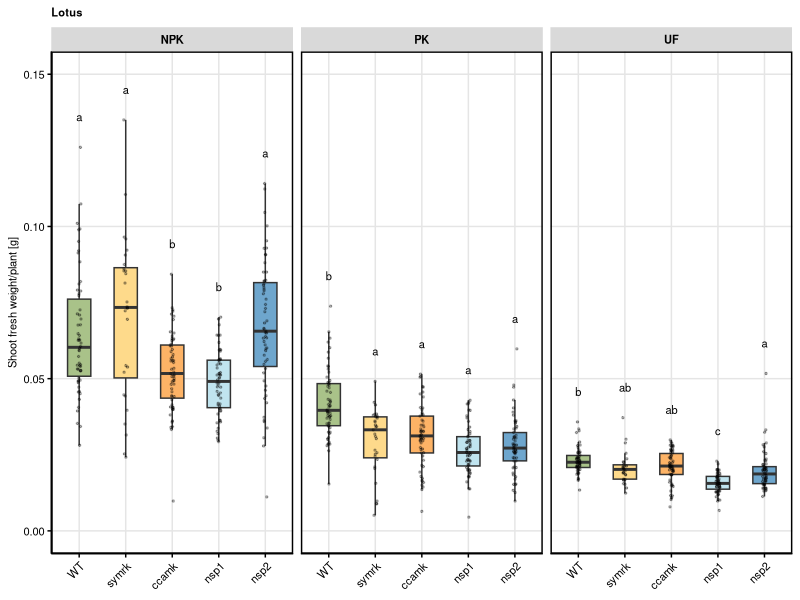
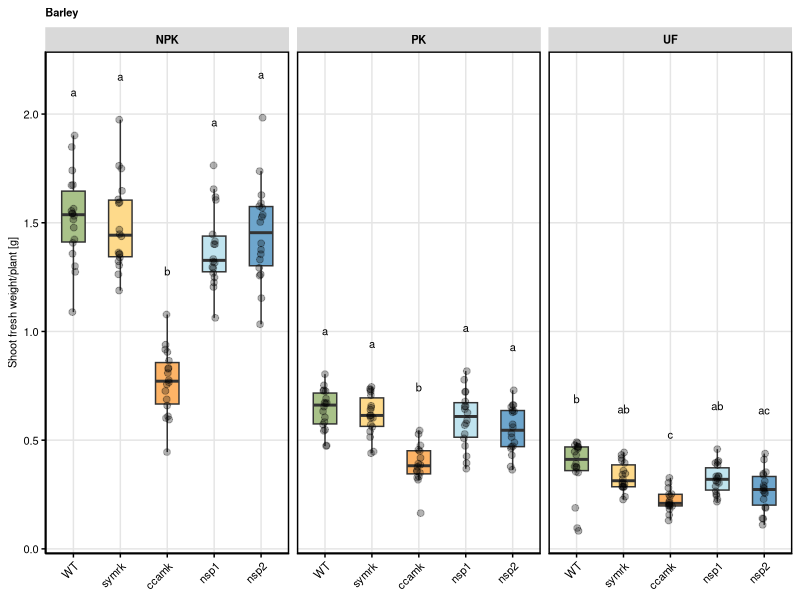
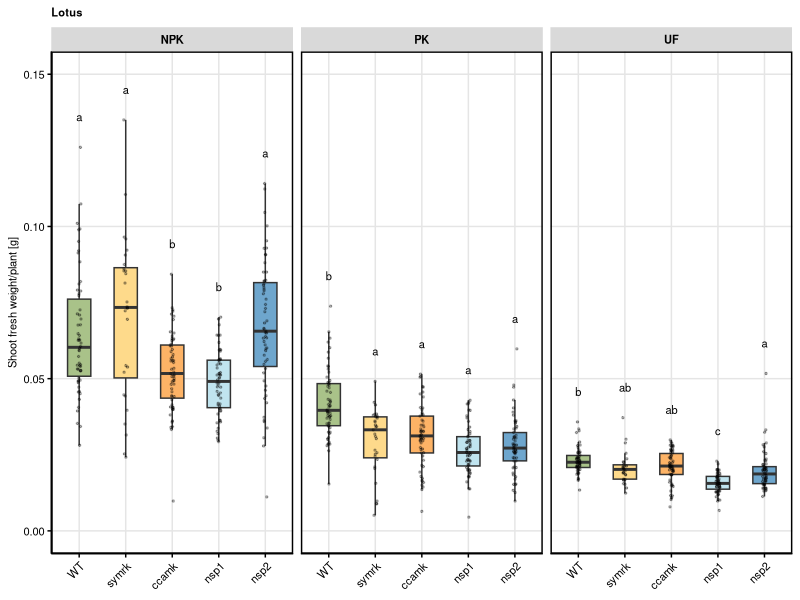
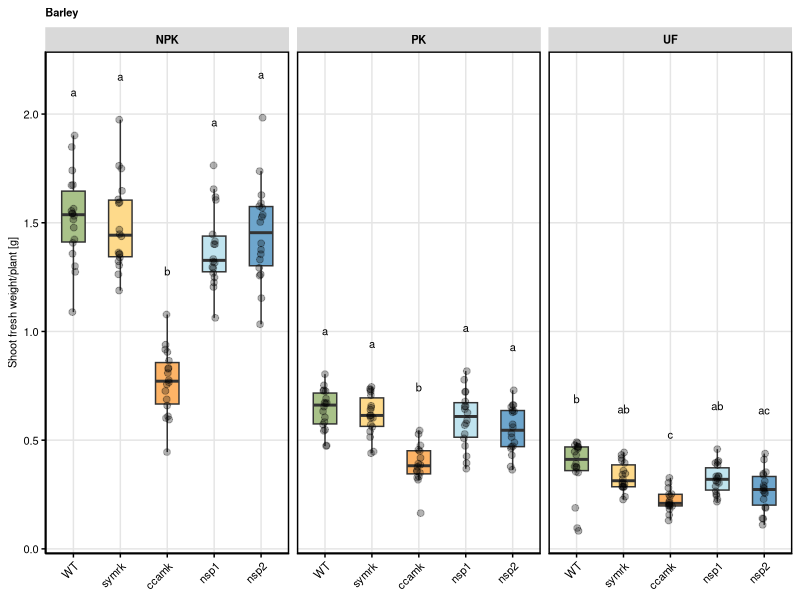

Recreate these plots in R, in order.
# Load data and packages -------------------------------------------------------
pkg <- c("data.table", "ggplot2", "scales", "grid", "RColorBrewer",
         "car", "multcompView")

for(pk in pkg){
  library(pk, character.only = T)
}

# directory
setwd(dirname(rstudioapi::getActiveDocumentContext()$path))

# load data
weight <- fread("LotusHordeum_AskovSoils_shootfw.txt")

# Set genotype colours
colors <- data.frame(
  group = c("WT", "symrk","ccamk","nsp1", "nsp2"), 
  color = c("#A9C289", "#FEDA8B", "#FDB366", "#C0E4EF", "#6EA6CD")
)

# Adjusting data ---------------------------------------------------------------
# Set correct levels
weight[,":="(
  Soil_type = factor(Soil_type, levels = c("NPK", "PK", "UF")),
  Genotype = factor(Genotype, levels = colors$group)
)]

# Split data into barley and lotus 
Barley_weight <- weight[Plant_species == "Hordeum"]
Lotus_weight <- weight[Plant_species == "Lotus"]

# Settings ---------------------------------------------------------------------
dodge <- position_dodge(width = 0.9)

main_theme <- theme(
  panel.background=element_blank(),
  panel.grid.major = element_line(color = "gray90"),
  panel.border = element_rect(colour = "black", fill=NA, linewidth=1),
  axis.line.x=element_line(color="black"),
  axis.line.y=element_line(color="black"),
  axis.ticks=element_line(color="black"),
  axis.text.x = element_text(size = 8, angle = 45, vjust = 1, 
                             hjust=1, colour = "black"),
  axis.text.y = element_text(size = 8, colour = "black"),
  #legend.position="top",
  legend.background=element_blank(),
  legend.key=element_blank(),
  text=element_text(family="sans")
)



# Matrix grid
Opt <- expand.grid(Plant = unique(weight$Plant_species),
                   Soil = unique(weight$Soil_type))

Labels_list <- as.list(rep(NA, nrow(Opt)))
for(i in 1:nrow(Opt)){
  weight_sub <- weight[
    Plant_species == Opt$Plant[i] & Soil_type == Opt$Soil[i]
  ]
  ano <- aov(Fresh_weight ~ Genotype, data = weight_sub)
  pairwise <- TukeyHSD(ano)
  
  LABELS <- multcompLetters(pairwise$Genotype[,"p adj"])
  dt <- data.table(Genotype = names(LABELS$Letters),
                   Letter = LABELS$Letters,
                   Plant_species = Opt$Plant[i],
                   Soil_type = Opt$Soil[i] )
  Labels_list[[i]] <- dt
}

Labels_dt <- rbindlist(Labels_list)

W <- weight[,.(y_pos = max(Fresh_weight)), 
            list(Plant_species, Soil_type, Genotype)]

Labels_dt <- merge(Labels_dt, W)
Labels_dt[,y_pos:=y_pos + ifelse(Plant_species == "Lotus", 0.01, 0.2)]

p1 <- ggplot(Lotus_weight, aes(x=Genotype, y=Fresh_weight, fill=Genotype)) +
  #geom_violin(trim=FALSE,position = dodge,scale = "width",alpha=0.3,color=NA) +
  geom_text(data=Labels_dt[Plant_species == "Lotus"], 
            aes(x=Genotype, y = y_pos, label = Letter),
            inherit.aes=FALSE, size=8/.pt) +
  geom_boxplot(width=0.5,position = dodge,outlier.color = NA)+
  geom_jitter(position=position_jitterdodge(jitter.width = 0.3),
              size=0.5, alpha=0.3)+
  scale_fill_manual(values=as.character(colors$color)) +
  facet_wrap(~Soil_type, scales = "free_x", nrow=1)+
  main_theme +
  ylab("Shoot fresh weight/plant [g]")+
  scale_y_continuous(limits = c(0, 0.15))+
  ggtitle("Lotus")+
  theme(
    legend.position="none", 
    plot.title = element_text(size = 8, face = "bold"),
    legend.title = element_text(size = 8, colour = "black"),
    strip.text = element_text(size = 8, colour = "black", face = "bold"),
    legend.text = element_text(size = 8, colour = "black"),
    axis.title.x = element_blank(),
    axis.title.y = element_text(size = 8, colour = "black"),
    axis.text.y = element_text(size = 8, colour = "black"),
    axis.text.x = element_text(size = 8, angle = 45, vjust = 1,
                               hjust=1, colour = "black"),
    legend.key.size = unit(0.5,"cm")
  )
p1

ggsave(paste("Lotus_CSSP_fw_BOX_v2.png", sep=""), 
       p1, width=6, height=5, units = "cm")

p2 <- ggplot(Barley_weight, aes(x=Genotype, y=Fresh_weight, fill=Genotype)) +
  #geom_violin(trim=FALSE,position = dodge,scale = "width",alpha=0.3,color=NA) +
  geom_text(data=Labels_dt[Plant_species == "Hordeum"], 
            aes(x=Genotype, y = y_pos, label = Letter),
            inherit.aes=FALSE, size=8/.pt) +
  geom_boxplot(width=0.5,position = dodge,outlier.color = NA)+
  geom_jitter(position=position_jitterdodge(jitter.width = 0.3),
              size=2, alpha=0.3)+
  scale_fill_manual(values=as.character(colors$color)) +
  facet_wrap(~Soil_type, scales = "free_x", nrow=1)+
  main_theme +
  ylab("Shoot fresh weight/plant [g]")+
  scale_y_continuous()+
  ggtitle("Barley")+
  theme(
    legend.position="none", 
    plot.title = element_text(size = 8, face = "bold"),
    legend.title = element_text(size = 8, colour = "black"),
    strip.text = element_text(size = 8, colour = "black", face = "bold"),
    legend.text = element_text(size = 8, colour = "black"),
    axis.title.x = element_blank(),
    axis.title.y = element_text(size = 8, colour = "black"),
    axis.text.y = element_text(size = 8, colour = "black"),
    axis.text.x = element_text(size = 8, angle = 45, vjust = 1,
                               hjust=1, colour = "black"),
    legend.key.size = unit(0.5,"cm")
  )
p2

ggsave(paste("Barley_CSSP_fw_BOX_v2.png", sep=""), p2,
       width=6, height=5, units = "cm")
